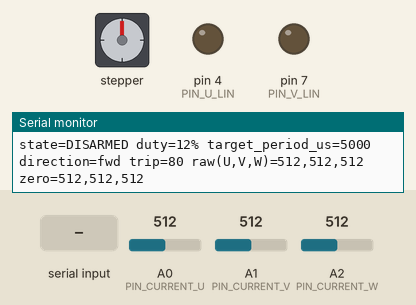
This sketch was run on a simulated Arduino Uno, built with avr-gcc and run on an emulated ATmega328P. On the bench: stepper motor, output pins drawn as LEDs (lit = HIGH), the last lines printed to the serial monitor. Wiring (inferred from the names in the program): stepper motor (2048 steps per turn assumed): coils pin 8, pin 9, pin 10, pin 11. The inputs (shaded band) are chosen by the test bench; at power-on: A0 (PIN_CURRENT_U) = 512, A1 (PIN_CURRENT_V) = 512, A2 (PIN_CURRENT_W) = 512. Pins used as bus, display or sensor lines are not drawn.

Above: at 1.4 s.
1.5 s: "trip 0\n" received over Serial
3.0 s: "arm 1\n" received over Serial
4.5 s: "test 1\n" received over Serial
At 4.8 s:
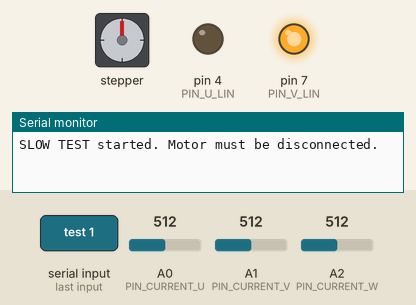
At 6.8 s:
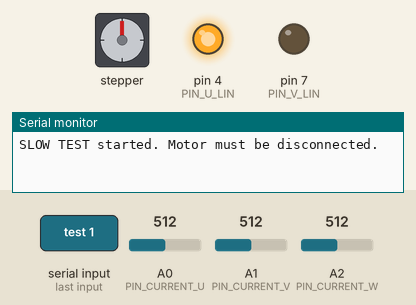
7.5 s: "arm\n" received over Serial
At 8.2 s:
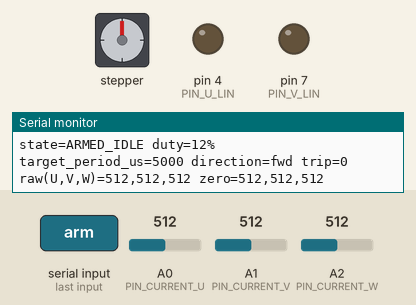
9.0 s: "run 1\n" received over Serial
12.0 s: "stop 150\n" received over Serial
Timing chart, 0 to 14.5 s (numbered marks = the images above; inputs shaded):
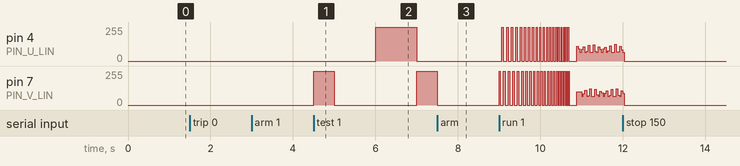

Measured:
- after the input at 4.5 s, pin 4 (PIN_U_LIN): 0/255 → 255/255 after 1.5 s, → 0/255 1.0 s later; pin 7 (PIN_V_LIN): 0/255 → 255/255 at once, → 0/255 0.50 s later, → 255/255 2.0 s later
- after the input at 7.5 s, pin 7 (PIN_V_LIN): 255/255 → 0/255 after 0.00 s instead of 0.51 s

The sketch:

arduino_eg2132_bldc_test.ino
```cpp
#include <Arduino.h>
#include <ctype.h>
#include <stdlib.h>
#include <string.h>

// Safe, open-loop bring-up firmware for the six EG2132 inputs on header H2.
// Target: Arduino Uno / Nano classic, ATmega328P, 16 MHz.
// This is a bench-test program, not production motor-control firmware.

#if !defined(__AVR_ATmega328P__)
#error "This test firmware requires an ATmega328P Arduino Uno/Nano classic."
#endif

// H2 mapping from SCH_drive_2026-08-24.pdf.
constexpr uint8_t PIN_U_HIN = 9;   // H2-8, OC1A
constexpr uint8_t PIN_V_HIN = 10;  // H2-9, OC1B
constexpr uint8_t PIN_W_HIN = 11;  // H2-10, OC2A
constexpr uint8_t PIN_U_LIN = 4;   // H2-5
constexpr uint8_t PIN_V_LIN = 7;   // H2-6
constexpr uint8_t PIN_W_LIN = 8;   // H2-7

constexpr uint8_t PIN_CURRENT_U = A0;  // H2-2
constexpr uint8_t PIN_CURRENT_V = A1;  // H2-3
constexpr uint8_t PIN_CURRENT_W = A2;  // H2-4

constexpr uint8_t STATE_BLANKING_US = 5;
constexpr uint16_t TEST_STEP_PERIOD_MS = 500;
constexpr uint32_t START_STEP_PERIOD_US = 20000UL;
constexpr uint32_t DEFAULT_TARGET_STEP_PERIOD_US = 5000UL;
constexpr uint32_t MIN_STEP_PERIOD_US = 1000UL;
constexpr uint32_t MAX_STEP_PERIOD_US = 100000UL;
constexpr uint16_t RAMP_DECREMENT_US = 100;

constexpr uint8_t DEFAULT_DUTY_PERCENT = 12;
constexpr uint8_t MAX_DUTY_PERCENT = 60;

// Raw Uno ADC counts relative to the calibrated zero-current voltage.
// U13-U15 have no part number/gain in the schematic, so this cannot yet be
// expressed in amperes. Set to 0 with "trip 0" only for signal-only testing.
constexpr uint16_t DEFAULT_CURRENT_TRIP_COUNTS = 80;
constexpr uint8_t CURRENT_TRIP_CONFIRMATIONS = 3;
constexpr uint32_t CURRENT_SAMPLE_INTERVAL_US = 500UL;

enum class ControllerState : uint8_t {
  DISARMED,
  ARMED_IDLE,
  RUNNING,
  SLOW_TEST,
  FAULT
};

struct CommutationStep {
  uint8_t highPwmPin;
  uint8_t lowOnPin;
};

// Forward six-step sequence: U+V-, U+W-, V+W-, V+U-, W+U-, W+V-.
const CommutationStep COMMUTATION[6] = {
    {PIN_U_HIN, PIN_V_LIN},
    {PIN_U_HIN, PIN_W_LIN},
    {PIN_V_HIN, PIN_W_LIN},
    {PIN_V_HIN, PIN_U_LIN},
    {PIN_W_HIN, PIN_U_LIN},
    {PIN_W_HIN, PIN_V_LIN},
};

ControllerState state = ControllerState::DISARMED;
bool forwardDirection = true;
uint8_t stepIndex = 0;
uint8_t dutyPercent = DEFAULT_DUTY_PERCENT;
uint8_t dutyCounts = (DEFAULT_DUTY_PERCENT * 255UL + 50UL) / 100UL;
uint32_t targetStepPeriodUs = DEFAULT_TARGET_STEP_PERIOD_US;
uint32_t activeStepPeriodUs = START_STEP_PERIOD_US;
uint32_t nextStepAtUs = 0;

uint16_t currentZero[3] = {0, 0, 0};
uint16_t currentRaw[3] = {0, 0, 0};
uint16_t currentTripCounts = DEFAULT_CURRENT_TRIP_COUNTS;
uint8_t currentTripConfirmations = 0;
uint16_t lastFaultPeakCounts = 0;
uint32_t nextCurrentSampleAtUs = 0;

char commandBuffer[48];
uint8_t commandLength = 0;

void disableAllHighPwm() {
  const uint8_t savedSreg = SREG;
  cli();
  TCCR1A &= ~(_BV(COM1A1) | _BV(COM1A0) | _BV(COM1B1) | _BV(COM1B0));
  TCCR2A &= ~(_BV(COM2A1) | _BV(COM2A0));
  SREG = savedSreg;

  digitalWrite(PIN_U_HIN, LOW);
  digitalWrite(PIN_V_HIN, LOW);
  digitalWrite(PIN_W_HIN, LOW);
}

void allGatesOff() {
  disableAllHighPwm();
  digitalWrite(PIN_U_LIN, LOW);
  digitalWrite(PIN_V_LIN, LOW);
  digitalWrite(PIN_W_LIN, LOW);
}

void enableHighPwm(uint8_t pin, uint8_t duty) {
  if (duty == 0) {
    return;
  }

  const uint8_t savedSreg = SREG;
  cli();
  if (pin == PIN_U_HIN) {
    OCR1A = duty;
    TCCR1A |= _BV(COM1A1);  // Non-inverting PWM on D9 / OC1A.
  } else if (pin == PIN_V_HIN) {
    OCR1B = duty;
    TCCR1A |= _BV(COM1B1);  // Non-inverting PWM on D10 / OC1B.
  } else if (pin == PIN_W_HIN) {
    OCR2A = duty;
    TCCR2A |= _BV(COM2A1);  // Non-inverting PWM on D11 / OC2A.
  }
  SREG = savedSreg;
}

void configurePwm31kHz() {
  pinMode(PIN_U_HIN, OUTPUT);
  pinMode(PIN_V_HIN, OUTPUT);
  pinMode(PIN_W_HIN, OUTPUT);
  pinMode(PIN_U_LIN, OUTPUT);
  pinMode(PIN_V_LIN, OUTPUT);
  pinMode(PIN_W_LIN, OUTPUT);

  allGatesOff();

  const uint8_t savedSreg = SREG;
  cli();

  // Timer 1: 8-bit phase-correct PWM, TOP=255, prescaler=1.
  TCCR1A = _BV(WGM10);
  TCCR1B = _BV(CS10);
  TCCR1C = 0;
  TCNT1 = 0;
  OCR1A = 0;
  OCR1B = 0;

  // Timer 2: phase-correct PWM, TOP=255, prescaler=1.
  TCCR2A = _BV(WGM20);
  TCCR2B = _BV(CS20);
  TCNT2 = 0;
  OCR2A = 0;

  SREG = savedSreg;
  allGatesOff();
}

void applyCommutationStep(uint8_t index) {
  allGatesOff();
  delayMicroseconds(STATE_BLANKING_US);

  const CommutationStep &step = COMMUTATION[index];
  digitalWrite(step.lowOnPin, HIGH);
  delayMicroseconds(STATE_BLANKING_US);
  enableHighPwm(step.highPwmPin, dutyCounts);
}

void prechargeBootstraps() {
  allGatesOff();
  delayMicroseconds(STATE_BLANKING_US);
  digitalWrite(PIN_U_LIN, HIGH);
  digitalWrite(PIN_V_LIN, HIGH);
  digitalWrite(PIN_W_LIN, HIGH);
  delay(3);
  allGatesOff();
  delayMicroseconds(STATE_BLANKING_US);
}

void readCurrents() {
  currentRaw[0] = analogRead(PIN_CURRENT_U);
  currentRaw[1] = analogRead(PIN_CURRENT_V);
  currentRaw[2] = analogRead(PIN_CURRENT_W);
}

void calibrateCurrentZero() {
  allGatesOff();
  delay(20);

  uint32_t sums[3] = {0, 0, 0};
  constexpr uint16_t sampleCount = 128;
  for (uint16_t i = 0; i < sampleCount; ++i) {
    sums[0] += analogRead(PIN_CURRENT_U);
    sums[1] += analogRead(PIN_CURRENT_V);
    sums[2] += analogRead(PIN_CURRENT_W);
    delayMicroseconds(100);
  }

  for (uint8_t i = 0; i < 3; ++i) {
    currentZero[i] = sums[i] / sampleCount;
  }
  readCurrents();
}

uint16_t absoluteDifference(uint16_t a, uint16_t b) {
  return (a >= b) ? (a - b) : (b - a);
}

void latchCurrentFault(uint16_t peakCounts) {
  allGatesOff();
  state = ControllerState::FAULT;
  lastFaultPeakCounts = peakCounts;
  currentTripConfirmations = 0;
  Serial.print(F("FAULT: current-sense delta = "));
  Serial.print(peakCounts);
  Serial.println(F(" ADC counts. Outputs are latched OFF; inspect hardware, then ARM again."));
}

void monitorCurrent() {
  if (state != ControllerState::RUNNING && state != ControllerState::SLOW_TEST) {
    return;
  }
  if (currentTripCounts == 0) {
    return;
  }

  const uint32_t now = micros();
  if ((int32_t)(now - nextCurrentSampleAtUs) < 0) {
    return;
  }
  nextCurrentSampleAtUs = now + CURRENT_SAMPLE_INTERVAL_US;

  readCurrents();
  uint16_t peakCounts = 0;
  for (uint8_t i = 0; i < 3; ++i) {
    const uint16_t delta = absoluteDifference(currentRaw[i], currentZero[i]);
    if (delta > peakCounts) {
      peakCounts = delta;
    }
  }

  if (peakCounts >= currentTripCounts) {
    ++currentTripConfirmations;
    if (currentTripConfirmations >= CURRENT_TRIP_CONFIRMATIONS) {
      latchCurrentFault(peakCounts);
    }
  } else {
    currentTripConfirmations = 0;
  }
}

void serviceCommutation() {
  if (state != ControllerState::RUNNING && state != ControllerState::SLOW_TEST) {
    return;
  }

  const uint32_t now = micros();
  if ((int32_t)(now - nextStepAtUs) < 0) {
    return;
  }

  applyCommutationStep(stepIndex);
  if (forwardDirection) {
    stepIndex = (stepIndex + 1) % 6;
  } else {
    stepIndex = (stepIndex + 5) % 6;
  }

  if (state == ControllerState::RUNNING) {
    if (activeStepPeriodUs > targetStepPeriodUs) {
      const uint32_t nextPeriod = activeStepPeriodUs - RAMP_DECREMENT_US;
      activeStepPeriodUs = (nextPeriod < targetStepPeriodUs) ? targetStepPeriodUs : nextPeriod;
    }
    nextStepAtUs = micros() + activeStepPeriodUs;
  } else {
    nextStepAtUs = micros() + (uint32_t)TEST_STEP_PERIOD_MS * 1000UL;
  }
}

void printState() {
  Serial.print(F("state="));
  switch (state) {
    case ControllerState::DISARMED: Serial.print(F("DISARMED")); break;
    case ControllerState::ARMED_IDLE: Serial.print(F("ARMED_IDLE")); break;
    case ControllerState::RUNNING: Serial.print(F("RUNNING")); break;
    case ControllerState::SLOW_TEST: Serial.print(F("SLOW_TEST")); break;
    case ControllerState::FAULT: Serial.print(F("FAULT")); break;
  }

  readCurrents();
  Serial.print(F(" duty="));
  Serial.print(dutyPercent);
  Serial.print(F("% target_period_us="));
  Serial.print(targetStepPeriodUs);
  Serial.print(F(" direction="));
  Serial.print(forwardDirection ? F("fwd") : F("rev"));
  Serial.print(F(" trip="));
  Serial.print(currentTripCounts);
  Serial.print(F(" raw(U,V,W)="));
  Serial.print(currentRaw[0]);
  Serial.print(',');
  Serial.print(currentRaw[1]);
  Serial.print(',');
  Serial.print(currentRaw[2]);
  Serial.print(F(" zero="));
  Serial.print(currentZero[0]);
  Serial.print(',');
  Serial.print(currentZero[1]);
  Serial.print(',');
  Serial.println(currentZero[2]);
}

void printHelp() {
  Serial.println(F("Commands (send with Newline):"));
  Serial.println(F("  arm           - gates OFF, calibrate current zero, arm outputs"));
  Serial.println(F("  test          - slow six-step gate/scope test (motor disconnected)"));
  Serial.println(F("  run           - open-loop motor start with a speed ramp"));
  Serial.println(F("  stop          - immediately switch all six inputs LOW and disarm"));
  Serial.println(F("  duty N        - high-side PWM duty, 1..60 percent"));
  Serial.println(F("  period N      - target commutation step period, 1000..100000 us"));
  Serial.println(F("  dir fwd|rev   - direction; accepted only while outputs are idle"));
  Serial.println(F("  trip N        - current trip delta in raw ADC counts; 0 disables"));
  Serial.println(F("  zero          - recalibrate current zero while outputs are idle"));
  Serial.println(F("  status        - print state and current ADC values"));
  Serial.println(F("  help"));
}

bool outputsAreIdle() {
  return state == ControllerState::DISARMED ||
         state == ControllerState::ARMED_IDLE ||
         state == ControllerState::FAULT;
}

void armController() {
  allGatesOff();
  state = ControllerState::DISARMED;
  calibrateCurrentZero();
  currentTripConfirmations = 0;
  lastFaultPeakCounts = 0;
  state = ControllerState::ARMED_IDLE;
  Serial.println(F("ARMED: outputs remain OFF. Send TEST or RUN."));
  printState();
}

void startController(bool slowTest) {
  if (state != ControllerState::ARMED_IDLE) {
    Serial.println(F("Rejected: send ARM first."));
    return;
  }

  prechargeBootstraps();
  stepIndex = forwardDirection ? 0 : 5;
  activeStepPeriodUs = (targetStepPeriodUs > START_STEP_PERIOD_US)
                           ? targetStepPeriodUs
                           : START_STEP_PERIOD_US;
  currentTripConfirmations = 0;
  nextCurrentSampleAtUs = micros();
  state = slowTest ? ControllerState::SLOW_TEST : ControllerState::RUNNING;
  nextStepAtUs = micros();
  Serial.println(slowTest
                     ? F("SLOW TEST started. Motor must be disconnected.")
                     : F("OPEN-LOOP RUN started."));
}

void stopController() {
  allGatesOff();
  state = ControllerState::DISARMED;
  currentTripConfirmations = 0;
  Serial.println(F("STOPPED and DISARMED: all EG2132 inputs LOW."));
}

long parseLongArgument(char *argument, bool &ok) {
  ok = false;
  if (argument == nullptr || *argument == '\0') {
    return 0;
  }

  char *end = nullptr;
  const long value = strtol(argument, &end, 10);
  if (*end == '\0') {
    ok = true;
  }
  return value;
}

void handleCommand(char *line) {
  for (char *p = line; *p != '\0'; ++p) {
    *p = (char)tolower((unsigned char)*p);
  }

  char *command = strtok(line, " ");
  char *argument = strtok(nullptr, " ");
  if (command == nullptr) {
    return;
  }

  if (strcmp(command, "arm") == 0) {
    armController();
  } else if (strcmp(command, "test") == 0) {
    startController(true);
  } else if (strcmp(command, "run") == 0) {
    startController(false);
  } else if (strcmp(command, "stop") == 0) {
    stopController();
  } else if (strcmp(command, "status") == 0) {
    printState();
  } else if (strcmp(command, "help") == 0) {
    printHelp();
  } else if (strcmp(command, "zero") == 0) {
    if (!outputsAreIdle()) {
      Serial.println(F("Rejected: STOP before zero calibration."));
    } else {
      calibrateCurrentZero();
      Serial.println(F("Current zero recalibrated."));
      printState();
    }
  } else if (strcmp(command, "duty") == 0) {
    bool ok = false;
    const long value = parseLongArgument(argument, ok);
    if (!ok || value < 1 || value > MAX_DUTY_PERCENT) {
      Serial.println(F("Rejected: duty must be 1..60 percent."));
    } else {
      dutyPercent = (uint8_t)value;
      dutyCounts = (uint8_t)((value * 255L + 50L) / 100L);
      Serial.println(F("Duty updated; it takes effect at the next commutation step."));
    }
  } else if (strcmp(command, "period") == 0) {
    bool ok = false;
    const long value = parseLongArgument(argument, ok);
    if (!ok || value < (long)MIN_STEP_PERIOD_US || value > (long)MAX_STEP_PERIOD_US) {
      Serial.println(F("Rejected: period must be 1000..100000 us."));
    } else {
      targetStepPeriodUs = (uint32_t)value;
      Serial.println(F("Target commutation period updated."));
    }
  } else if (strcmp(command, "trip") == 0) {
    bool ok = false;
    const long value = parseLongArgument(argument, ok);
    if (!ok || value < 0 || value > 500) {
      Serial.println(F("Rejected: trip must be 0..500 ADC counts."));
    } else {
      currentTripCounts = (uint16_t)value;
      Serial.println(value == 0
                         ? F("WARNING: software current trip disabled.")
                         : F("Current trip threshold updated."));
    }
  } else if (strcmp(command, "dir") == 0) {
    if (!outputsAreIdle()) {
      Serial.println(F("Rejected: STOP before changing direction."));
    } else if (argument != nullptr && strcmp(argument, "fwd") == 0) {
      forwardDirection = true;
      Serial.println(F("Direction set to forward."));
    } else if (argument != nullptr && strcmp(argument, "rev") == 0) {
      forwardDirection = false;
      Serial.println(F("Direction set to reverse."));
    } else {
      Serial.println(F("Rejected: use 'dir fwd' or 'dir rev'."));
    }
  } else {
    Serial.println(F("Unknown command. Send HELP."));
  }
}

void pollSerial() {
  while (Serial.available() > 0) {
    const char c = (char)Serial.read();
    if (c == '\r') {
      continue;
    }
    if (c == '\n') {
      commandBuffer[commandLength] = '\0';
      handleCommand(commandBuffer);
      commandLength = 0;
      continue;
    }
    if (commandLength < sizeof(commandBuffer) - 1) {
      commandBuffer[commandLength++] = c;
    } else {
      commandLength = 0;
      Serial.println(F("Command too long; buffer cleared."));
    }
  }
}

void setup() {
  configurePwm31kHz();
  analogReference(DEFAULT);

  Serial.begin(115200);
  delay(50);
  allGatesOff();
  calibrateCurrentZero();

  Serial.println();
  Serial.println(F("EG2132 / BLDC six-step bench test ready."));
  Serial.println(F("PWM = 31.37 kHz. Power stage starts DISARMED."));
  Serial.println(F("Use a current-limited low-voltage DC bus and keep a physical power cut-off nearby."));
  printHelp();
  printState();
}

void loop() {
  pollSerial();
  monitorCurrent();
  serviceCommutation();
}
```
